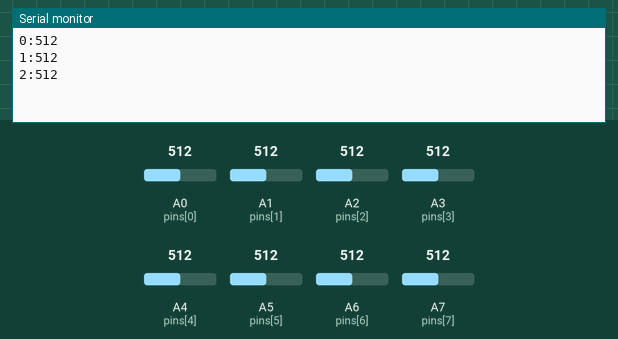
Recording of a sketch running on a simulated Arduino Nano, built with avr-gcc and run on an emulated ATmega328P. Shown: the last lines printed to the serial monitor. The inputs (shaded band) are chosen by the test bench; at power-on: A0 (pins[0]) = 512, A1 (pins[1]) = 512, A2 (pins[2]) = 512, A3 (pins[3]) = 512, A4 (pins[4]) = 512, A5 (pins[5]) = 512, A6 (pins[6]) = 512, A7 (pins[7]) = 512.

Above: at 1.2 s.
1.3 s: A0 (pins[0]) set to 716
At 1.7 s:
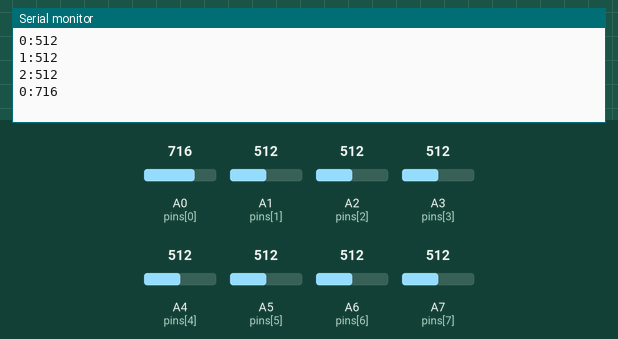
2.8 s: A1 (pins[1]) set to 716
At 4.0 s:
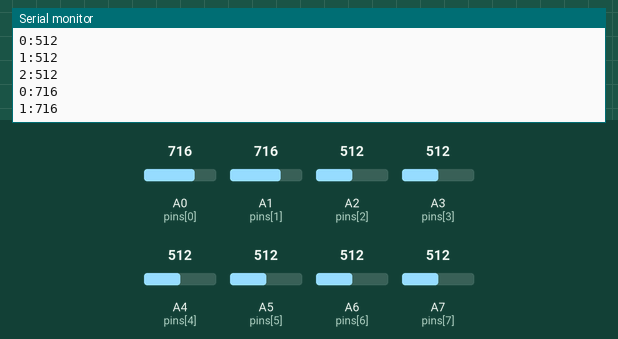
4.3 s: A2 (pins[2]) set to 716
At 5.2 s:
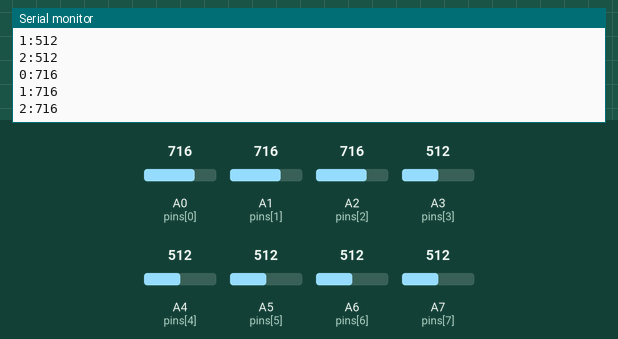
5.8 s: A3 (pins[3]) set to 716
At 6.3 s:
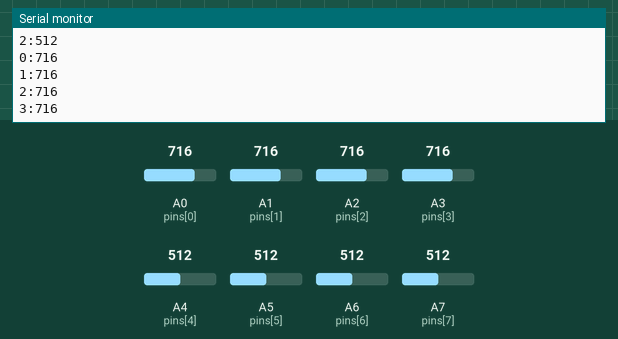
7.3 s: A4 (pins[4]) set to 716
At 8.5 s:
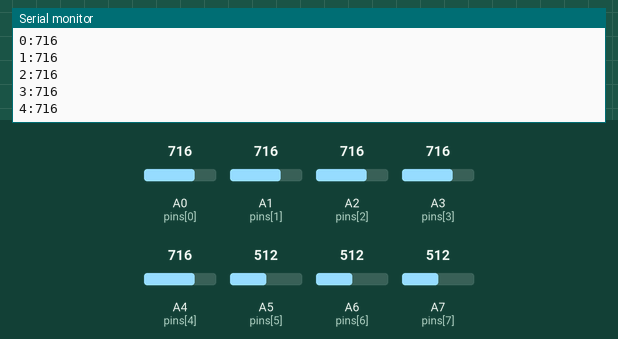
8.8 s: A5 (pins[5]) set to 716
At 9.8 s:
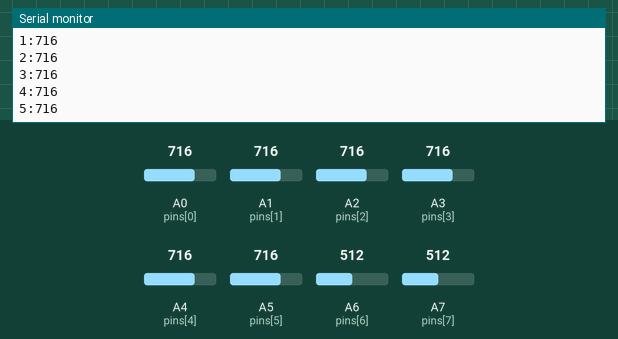
Timing chart, 0 to 11.3 s (numbered marks = the images above; inputs shaded):
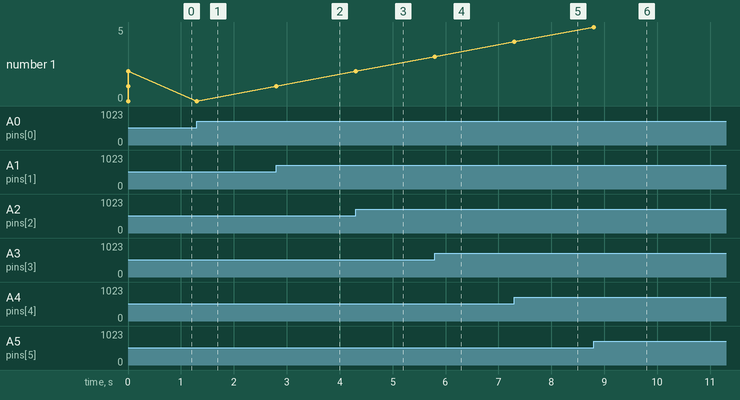

The sketch:

script.ino
```cpp
const int pins[] = {A0, A1, A2, A3, A4, A5, A6, A7};
const int pinCount = sizeof(pins) / sizeof(pins[0]);

int prev[pinCount];
int noiseTollerance[pinCount];

int windowMs = 1000;
unsigned long windowStart = 0;
bool ignoreMode = false;

void setup()
{
    Serial.begin(57600);
    for (int i = 0; i < pinCount; i++)
    {
        prev[i] = 0;
        noiseTollerance[i] = 5;
    }
}

void readCommands()
{
    while (Serial.available() > 0)
    {
        String line = Serial.readStringUntil('\n');
        line.trim();
        if (line.length() < 3) continue;

        char key = line.charAt(0);
        if (line.charAt(1) != ':') continue;

        String rest = line.substring(2);

        if (key == 'I')
        {
            ignoreMode = rest.toInt() != 0;
            if (!ignoreMode) windowStart = 0;
            continue;
        }

        if (key == 'W')
        {
            windowMs = rest.toInt();
            continue;
        }

        if (key != 'N') continue;

        int colonIdx = rest.indexOf(':');
        if (colonIdx == -1)
        {
            int value = rest.toInt();
            for (int i = 0; i < pinCount; i++)
                noiseTollerance[i] = value;
        }
        else
        {
            int pin = rest.substring(0, colonIdx).toInt();
            int value = rest.substring(colonIdx + 1).toInt();
            if (pin >= 0 && pin < pinCount)
                noiseTollerance[pin] = value;
        }
    }
}

void loop()
{
    readCommands();

    unsigned long now = millis();

    if (windowStart > 0 && (now - windowStart >= (unsigned long)windowMs))
        windowStart = 0;

    // while ignoring or in post-hit window, keep prev updated to avoid false triggers on resume
    if (ignoreMode || windowStart > 0)
    {
        for (int i = 0; i < pinCount; i++)
            prev[i] = analogRead(pins[i]);
        return;
    }

    for (int i = 0; i < pinCount; i++)
    {
        int current = analogRead(pins[i]);

        if (abs(current - prev[i]) > noiseTollerance[i])
        {
            Serial.print(i);
            Serial.print(":");
            Serial.println(current);
            windowStart = now;
            prev[i] = current;
            return;
        }

        prev[i] = current;
    }
}
```

Measured:
- after the input at 1.3 s, the serial monitor: prints a new line at once (image 1)
- after the input at 2.8 s, the serial monitor: prints a new line at once (image 2)
- after the input at 4.3 s, the serial monitor: prints a new line at once (image 3)
- after the input at 5.8 s, the serial monitor: prints a new line at once (image 4)
- after the input at 7.3 s, the serial monitor: prints a new line at once (image 5)
- after the input at 8.8 s, the serial monitor: prints a new line at once (image 6)
- plotted number 1: 1 → 2 after the input at 4.3 s, 2 → 3 after the input at 5.8 s, 3 → 4 after the input at 7.3 s, 4 → 5 after the input at 8.8 s
